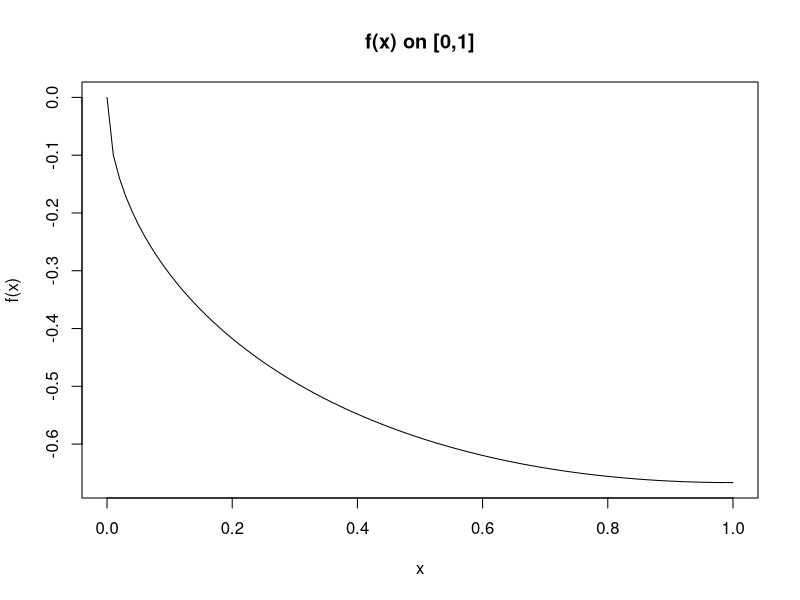

Here is the R script that generated this plot:
## ---- chunk 1
knitr::opts_chunk$set(echo = TRUE, error = TRUE)
## ---- chunk 2
func <- function(x) 1/3 * x^(3/2) - x^(1/2)
## ---- chunk 3
x <- seq(0,1,0.01)
plot(x,func(x), type="l",
     xlab="x", ylab="f(x)", main="f(x) on [0,1]")
